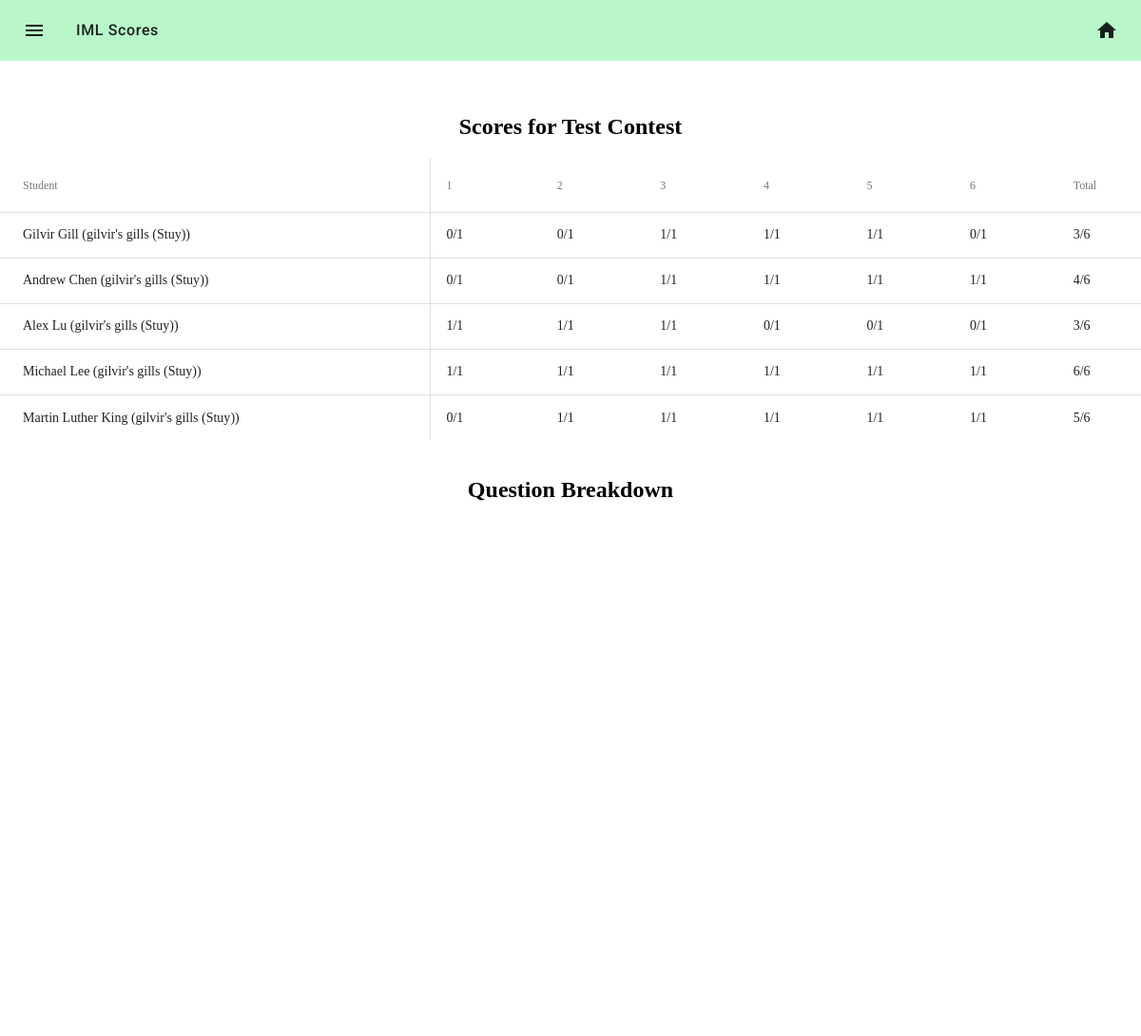
The app's page /scores/view/contest/1 with its own data.
### iml/models.py (models this page shows, shortened)
class Contest(db.Model):
    __tablename__ = 'contests'
    id = db.Column(db.Integer, primary_key=True)
    name = db.Column(db.String(32), nullable=False)
    start_time = db.Column(db.DateTime(), nullable=False)
    question_count = db.Column(db.Integer, nullable=False)
    team_size = db.Column(db.Integer, nullable=False,
                          default=5)
    division_id = db.Column(db.Integer, db.ForeignKey('divisions.id'), nullable=False)
    division = db.relationship('Division', back_populates='contests')
    scores = db.relationship('Score', back_populates='contest')
    def getQuestionCount(self):
        return self.question_count
    def getAttendees(self):
        contest_id = self.id
        return Student.query.filter(Student.scores.any(Score.contest_id == contest_id))

class Student(db.Model):
    __tablename__ = 'students'
    id = db.Column(db.Integer, primary_key=True)
    first = db.Column(db.String(32), nullable=False)
    last = db.Column(db.String(32), nullable=False)
    username = db.Column(db.String(32), nullable=False)
    school_id = db.Column(db.Integer, db.ForeignKey('schools.id'),nullable=False)
    division_id = db.Column(db.Integer, db.ForeignKey('divisions.id'),
                            nullable=False)
    team_id = db.Column(db.Integer, db.ForeignKey('teams.id'),
                        nullable=True)
    school = db.relationship('School', back_populates='students')
    scores = db.relationship('Score', back_populates='student',
                             )
    division = db.relationship('Division', back_populates='students')
    team = db.relationship('Team', back_populates='students')
    def getScores(self, contest, division=None, team=None):
        if contest is None:
            return {}
        else:
            scoresQuery = Score.query.filter_by(contest_id=contest.id,
                                                student_id=self.id)
            if division:
                scoresQuery = scoresQuery.filter_by(division_id=division.id)
            if team:
                scoresQuery = scoresQuery.filter_by(team_id=team.id)
            scoresDict = {}
            for scoreObj in scoresQuery:
                scoresDict[scoreObj.getQuestionNum()] = scoreObj.getValue()
            return scoresDict
    def getTeam(self, contest):
        score_sample = Score.query.filter_by(contest_id=contest.id, student_id=self.id).first()
        if score_sample:
            return score_sample.team
        return None
    def getFinalContestScore(self, contest):
        return sum(self.getScores(contest).values())

class Team(db.Model):
    __tablename__ = 'teams'
    id = db.Column(db.Integer, primary_key=True)
    name = db.Column(db.String(32), nullable=False)
    school_id = db.Column(db.Integer, db.ForeignKey('schools.id'), nullable=False)
    division_id = db.Column(db.Integer, db.ForeignKey('divisions.id'),
                            nullable=False)
    school = db.relationship('School', back_populates = 'teams')
    division = db.relationship('Division', back_populates = 'teams')
    scores = db.relationship('Score', back_populates = 'team')
    students = db.relationship('Student', back_populates = 'team')

class School(db.Model):
    __tablename__ = 'schools'
    id = db.Column(db.Integer, primary_key=True)
    name = db.Column(db.String(32), nullable=False)
    teams = db.relationship('Team', back_populates='school')
    coaches = db.relationship('User', back_populates='school')
    students = db.relationship('Student', back_populates='school')

class Score(db.Model):
    __tablename__ = 'scores'
    id = db.Column(db.Integer, primary_key=True)
    question_num = db.Column(db.Integer, nullable=False)
    question_value = db.Column(db.Integer, default=1,nullable=False)
    points_awarded = db.Column(db.Integer, nullable=False)
    contest_id = db.Column(db.Integer,db.ForeignKey('contests.id'), nullable=False)
    student_id = db.Column(db.Integer, db.ForeignKey('students.id'), nullable=False)
    coach_id = db.Column(db.Integer, db.ForeignKey('users.id'), nullable=False)
    team_id = db.Column(db.Integer, db.ForeignKey('teams.id'), nullable=False)
    timestamp = db.Column(db.DateTime(), nullable=False)
    contest = db.relationship('Contest', back_populates = 'scores')
    student = db.relationship('Student', back_populates = 'scores')
    coach = db.relationship('User', back_populates = 'scores')
    team = db.relationship('Team', back_populates = 'scores')
    def getValue(self):
        return self.points_awarded
    def getQuestionNum(self):
        return self.question_num

### iml/core/scores/controllers.py (the view)
@scores.route('/view/contest/<contest_id>')
def view_contest_scores(contest_id):
    contest = Contest.query.get(contest_id)
    if not contest:
        return redirect('/view')
    return render_custom_template("core/scores/view_contest.html",
                                  contest = contest,
                                  students = contest.getAttendees().order_by(Student.school_id))

### iml/util/__init__.py (called while the page is built)
def render_custom_template(*args, **kwargs):
    status = IS_NOT_LOGGED_IN
    user = None
    userdata = session.get("userdata")
    if session.get("userdata"):
        user = get_user(session["userdata"]["id"])
        status = session["status"]
    if "status" not in kwargs:
        kwargs["status"] = status
    if "user" not in kwargs:
        kwargs["user"] = user
    if "userdata" not in kwargs:
        kwargs["userdata"] = userdata
    return flask.render_template(*args, **kwargs)

### iml/templates/core/scores/view_contest.html (shortened to what this page needs)
{% extends "core/scores/_view_base.html" %}
{% block panel %}
<center>
    <h2>Scores for {{contest.name}}</h2>
    <div class="mdc-data-table">
        <table class="mdc-data-table__content">
            <thead>
                <tr class="mdc-data-table__row">
                    <th class="mdc-data-table__column">
                        Student
                    </th>
                {% for n in range(1,
                contest.getQuestionCount()+1) %}
                <th class="mdc-data-table__column">{{n}}</th>
                {% endfor %}
                <th class="mdc-data-table__column">Total</th>
                </tr>
            </thead>
            <tbody>
                {% for student in students %}
                    {% set student_scores = student.getScores(contest)%}
                <tr class="mdc-data-table__row">
                    <td class="mdc-data-table__cell">
                        {{student.first}} {{student.last}}
                        ({{student.getTeam(contest).name}} ({{student.school.name}}))
                    </td>
                    {% for n in range(1, contest.getQuestionCount()+1) %}
                    <td class="mdc-data-table__cell">
                        {{ student_scores[n] }}/1
                    </td>
                    {% endfor %}
                    <td class="mdc-data-table__cell">
                        {{ student.getFinalContestScore(
                        contest)}}/6
                    </td>
                </tr>
                {% endfor %}
            </tbody>
        </table>
    </div>
    <br>
    <h2>Question Breakdown</h2>
    <br>
</center>
<br>
<div id="chart">
    <svg style="height: 500px"></svg>
</div>
{% endblock panel %}
{% block css_imports %}
<link rel="stylesheet" href="https://cdn.rawgit.com/novus/nvd3/v1.8.1/build/nv.d3.css">
{% endblock %}

### iml/templates/core/scores/_view_base.html
{% extends "_base.html" %}
{% block content %}
{% block panel %}
{% endblock panel %}
{% endblock content %}

### iml/templates/_base.html (shortened to what this page needs)
<!DOCTYPE HTML>
<html>
    <head>
        <link rel="stylesheet" type="text/css" href="{{url_for('static', filename= 'vendor/mdc.css')}}">
        <link rel="stylesheet" type="text/css" href="{{url_for('static', filename= 'vendor/normalize.css')}}">
        <link rel="stylesheet" type="text/css" href="{{url_for('static', filename= 'vendor/mdc-table.css')}}">
        <link rel="stylesheet" type="text/css" href="{{url_for('static', filename= 'css/mdc-theme.css')}}">
        <link rel="stylesheet" type="text/css" href="{{url_for('static', filename= 'css/forms.css')}}">
        <link rel="stylesheet" type="text/css" href="{{url_for('static', filename= 'css/everything.css')}}">
        {% block css_imports %}
        {% endblock css_imports %}
    </head>
    <body>
        {% block navbar %}
        <header class="mdc-top-app-bar secondary-nav" id="app-bar">
            <div class="mdc-top-app-bar__row secondary-nav">
                <section class="mdc-top-app-bar__section mdc-top-app-bar__section--align-start">
                    <a href="#" class="material-icons mdc-top-app-bar__navigation-icon" style="color:rgba(0,0,0,.87)!important">menu</a>
                    <span class="mdc-top-app-bar__title">IML Scores</span>
                </section>
                <section class="mdc-top-app-bar__section mdc-top-app-bar__section--align-end" role="toolbar">
                    <a href="/" class="material-icons mdc-top-app-bar__action-item " aria-label="Download" alt="Download" style="color:rgba(0,0,0,.87)!important">home</a>
                </section>
            </div>
        </header>
        {% endblock navbar %}
    <main>
        <div style="padding-top:100px"></div>
        <div>
            {% block content %}
            {% endblock content%}
        </div>
    </main>
    </body>
</html>

### iml/static/css/mdc-theme.css (style rules this page uses)
.mdc-top-app-bar__title { font-size: 1rem; letter-spacing: 0.04em; }
html, body { height: 100%; }

### records on screen
Contest: name "Test Contest"
Student: first "Gilvir", last "Gill", getTeam "gilvir's gills", school.name "Stuy", student_scores "0" "0" "1" "1" "1" "0", question_num "3"
Student: first "Andrew", last "Chen", getTeam "gilvir's gills", school.name "Stuy", student_scores "0" "0" "1" "1" "1" "1", question_num "4"
Student: first "Alex", last "Lu", getTeam "gilvir's gills", school.name "Stuy", student_scores "1" "1" "1" "0" "0" "0", id.question_num "3"
Student: first "Michael", last "Lee", getTeam "gilvir's gills", school.name "Stuy", student_scores "1" "1" "1" "1" "1" "1", question_num "6"
Student: first "Martin Luther", last "King", getTeam "gilvir's gills", school.name "Stuy", student_scores "0" "1" "1" "1" "1" "1", question_num "5"

### other values on screen
{{ n }} "1" "2" "3" "4" "5" "6"
